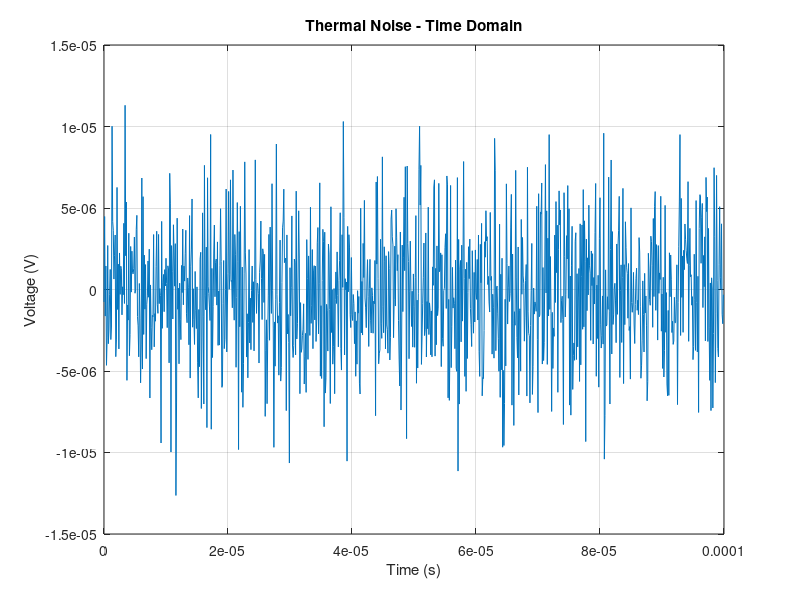
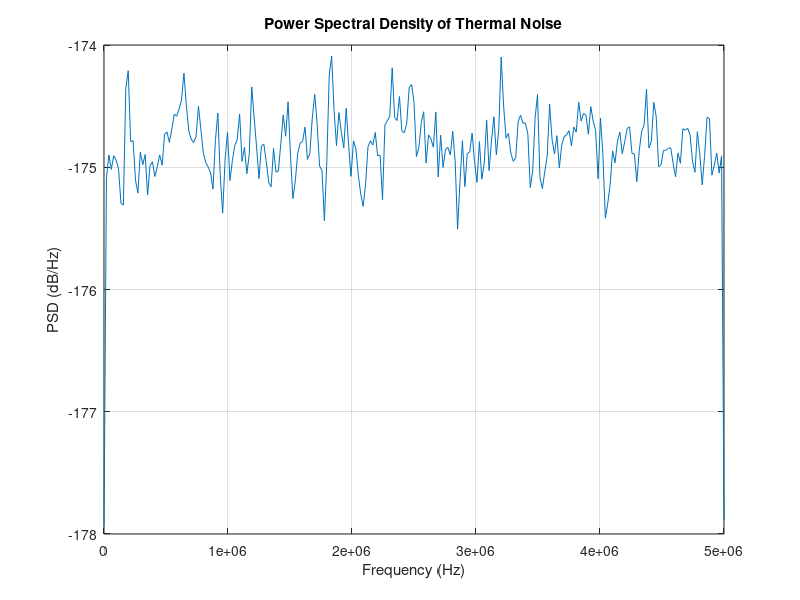

These charts were generated, in order, by the following MATLAB code:

%% MATLAB Lab Experiment
% Thermal Noise Generation and Analysis
% Savonia UAS - IoT

clear; clc; close all;

%% PARAMETERS
k = 1.38e-23;          % Boltzmann constant (J/K)
T = 300;               % Temperature (Kelvin)
R = 1000;              % Resistance (Ohms)
B = 1e6;               % Bandwidth (Hz)

fs = 10e6;             % Sampling frequency (Hz)
duration = 0.01;       % Signal duration (seconds)
t = 0:1/fs:duration-1/fs;

%% THERMAL NOISE VOLTAGE (RMS)
Vrms = sqrt(4*k*T*R*B);
fprintf('Calculated RMS Noise Voltage: %.3e V\n', Vrms);

%% GENERATE THERMAL NOISE (Gaussian)
noise = Vrms * randn(size(t));

%% TIME DOMAIN PLOT
figure;
plot(t(1:1000), noise(1:1000));
title('Thermal Noise - Time Domain');
xlabel('Time (s)');
ylabel('Voltage (V)');
grid on;

%% POWER SPECTRAL DENSITY (PSD)
[psd_values, f] = pwelch(noise, [], [], [], fs);

figure;
plot(f, 10*log10(psd_values));
title('Power Spectral Density of Thermal Noise');
xlabel('Frequency (Hz)');
ylabel('PSD (dB/Hz)');
grid on;

%% STATISTICS
mean_noise = mean(noise);
std_noise = std(noise);

fprintf('Mean of Noise: %.3e V\n', mean_noise);
fprintf('Standard Deviation: %.3e V\n', std_noise);

%% SAVE DATA
save('thermal_noise_data.mat', 'noise', 't', 'psd_values', 'f');
